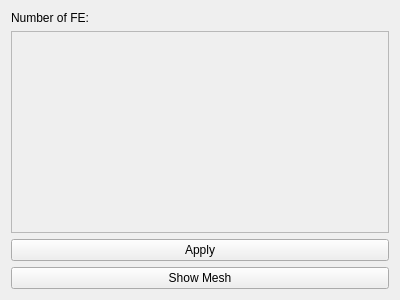
<?xml version="1.0" encoding="UTF-8"?>
<ui version="4.0">
 <class>DynamicLayoutWidget</class>
 <widget class="QWidget" name="DynamicLayoutWidget">
  <property name="geometry">
   <rect>
    <x>0</x>
    <y>0</y>
    <width>400</width>
    <height>300</height>
   </rect>
  </property>
  <layout class="QVBoxLayout" name="mainLayout">
   <item>
    <widget class="QLabel" name="numberOfFeLabel">
     <property name="text">
      <string>Number of FE:</string>
     </property>
    </widget>
   </item>
   <item>
    <widget class="QScrollArea" name="scrollArea">
     <property name="widgetResizable">
      <bool>true</bool>
     </property>
     <widget class="QWidget" name="scrollAreaWidgetContents">
      <property name="geometry">
       <rect>
        <x>0</x>
        <y>0</y>
        <width>376</width>
        <height>191</height>
       </rect>
      </property>
      <layout class="QVBoxLayout" name="dynamicLayout"/>
     </widget>
    </widget>
   </item>
   <item>
    <widget class="QPushButton" name="applyButton">
     <property name="text">
      <string>Apply</string>
     </property>
    </widget>
   </item>
   <item>
    <widget class="QPushButton" name="showMeshButton">
     <property name="text">
      <string>Show Mesh</string>
     </property>
    </widget>
   </item>
  </layout>
 </widget>
 <resources/>
 <connections/>
</ui>
